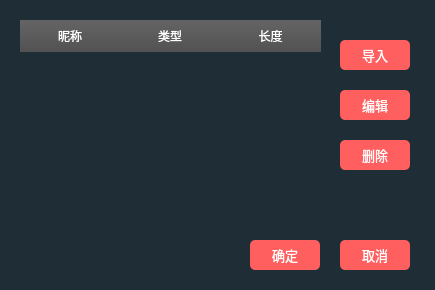
<?xml version="1.0" encoding="UTF-8"?>
<ui version="4.0">
 <class>secretkeywidget</class>
 <widget class="QWidget" name="secretkeywidget">
  <property name="geometry">
   <rect>
    <x>0</x>
    <y>0</y>
    <width>435</width>
    <height>290</height>
   </rect>
  </property>
  <property name="windowTitle">
   <string>选择密钥</string>
  </property>
  <property name="windowIcon">
   <iconset resource="lib.qrc">
    <normaloff>:/lib/wicon_46.png</normaloff>:/lib/wicon_46.png</iconset>
  </property>
  <property name="styleSheet">
   <string notr="true">background-color: rgb(30, 45, 54);
color: rgb(255, 255, 255);</string>
  </property>
  <widget class="QTableWidget" name="tableWidget">
   <property name="geometry">
    <rect>
     <x>20</x>
     <y>20</y>
     <width>301</width>
     <height>201</height>
    </rect>
   </property>
   <property name="font">
    <font>
     <family>OPPOSans B</family>
     <pointsize>10</pointsize>
     <stylestrategy>PreferAntialias</stylestrategy>
    </font>
   </property>
   <property name="focusPolicy">
    <enum>Qt::NoFocus</enum>
   </property>
   <property name="styleSheet">
    <string notr="true">QTableWidget::item:hover{
	background-color:rgba(92,188,227,0)
}
QTableWidget::item:selected{
	background-color:#1B89A1
}

QHeaderView::section,QTableCornerButton:section{
    padding:5px; 
    margin:0px; 
    
	font: 10pt &quot;OPPOSans B&quot;;
	color: rgb(255, 255, 255);
    border:1px solid #242424;
    border-left-width:0px; 
    border-right-width:0px; 
    border-top-width:0px; 
    border-bottom-width:0px;
	background:qlineargradient(spread:pad,x1:0,y1:0,x2:0,y2:1,stop:0 #646464,stop:1 #525252); 
}
QTableWidget{
	border:none;
	background-color: rgb(30, 45, 54);
	color: rgb(255, 255, 255);
}

QScrollBar:vertical {
    width: 10px;
	background-color: rgba(0, 41, 69, 0);
    margin: 0px,0px,0px,0px;
    padding-top: 0px;		/*//隐藏上下的箭头*/
    padding-bottom: 0px;
}
QScrollBar::handle:vertical {
    width: 10px;
	
	background-color: rgb(239, 239, 239);
    /*滚动条两端变成椭圆 */
    border-radius: 2px;
    min-height: 0;
}

QScrollBar::sub-page:vertical {
    
	background-color: rgba(255, 255, 255, 0);
}
QScrollBar::add-page:vertical 
{
    background-color: rgba(255, 255, 255, 0);
}

QScrollBar::add-line:vertical {
	border: none;
    height: 0px;
    subcontrol-position: bottom;
    subcontrol-origin: margin;
}
QScrollBar::sub-line:vertical {
    border: none;
    height: 0px;
    subcontrol-position: top;
    subcontrol-origin: margin;
}

QScrollBar::down-arrow:vertical {
    border:none;
}
QScrollBar::up-arrow:vertical {
    border:none;
}</string>
   </property>
   <property name="horizontalScrollBarPolicy">
    <enum>Qt::ScrollBarAlwaysOff</enum>
   </property>
   <property name="editTriggers">
    <set>QAbstractItemView::NoEditTriggers</set>
   </property>
   <property name="selectionMode">
    <enum>QAbstractItemView::SingleSelection</enum>
   </property>
   <property name="selectionBehavior">
    <enum>QAbstractItemView::SelectRows</enum>
   </property>
   <property name="horizontalScrollMode">
    <enum>QAbstractItemView::ScrollPerItem</enum>
   </property>
   <property name="showGrid">
    <bool>false</bool>
   </property>
   <property name="gridStyle">
    <enum>Qt::NoPen</enum>
   </property>
   <attribute name="horizontalHeaderCascadingSectionResizes">
    <bool>false</bool>
   </attribute>
   <attribute name="horizontalHeaderHighlightSections">
    <bool>false</bool>
   </attribute>
   <attribute name="horizontalHeaderStretchLastSection">
    <bool>true</bool>
   </attribute>
   <attribute name="verticalHeaderVisible">
    <bool>false</bool>
   </attribute>
   <attribute name="verticalHeaderHighlightSections">
    <bool>true</bool>
   </attribute>
   <attribute name="verticalHeaderShowSortIndicator" stdset="0">
    <bool>false</bool>
   </attribute>
   <attribute name="verticalHeaderStretchLastSection">
    <bool>false</bool>
   </attribute>
   <row>
    <property name="text">
     <string>新建行</string>
    </property>
   </row>
   <row>
    <property name="text">
     <string>新建行</string>
    </property>
   </row>
   <row>
    <property name="text">
     <string>新建行</string>
    </property>
   </row>
   <row>
    <property name="text">
     <string>新建行</string>
    </property>
   </row>
   <row>
    <property name="text">
     <string>新建行</string>
    </property>
   </row>
   <column>
    <property name="text">
     <string>昵称</string>
    </property>
   </column>
   <column>
    <property name="text">
     <string>类型</string>
    </property>
   </column>
   <column>
    <property name="text">
     <string>长度</string>
    </property>
   </column>
  </widget>
  <widget class="QToolButton" name="toolButton_input">
   <property name="geometry">
    <rect>
     <x>340</x>
     <y>40</y>
     <width>70</width>
     <height>30</height>
    </rect>
   </property>
   <property name="minimumSize">
    <size>
     <width>70</width>
     <height>30</height>
    </size>
   </property>
   <property name="maximumSize">
    <size>
     <width>70</width>
     <height>30</height>
    </size>
   </property>
   <property name="font">
    <font>
     <family>OPPOSans B</family>
     <pointsize>10</pointsize>
     <stylestrategy>PreferAntialias</stylestrategy>
    </font>
   </property>
   <property name="styleSheet">
    <string notr="true">QToolButton {
	color: rgb(255, 255, 255);
	background-color: rgb(255, 95, 95);
	border-radius: 5px;
}

QToolButton::menu-indicator { 
	image: None;
}

 
QToolButton:hover {
	color: rgb(255, 255, 255);
	background-color: rgb(255, 95, 95);
}</string>
   </property>
   <property name="text">
    <string>导入</string>
   </property>
  </widget>
  <widget class="QToolButton" name="toolButton_edit">
   <property name="geometry">
    <rect>
     <x>340</x>
     <y>90</y>
     <width>70</width>
     <height>30</height>
    </rect>
   </property>
   <property name="minimumSize">
    <size>
     <width>70</width>
     <height>30</height>
    </size>
   </property>
   <property name="maximumSize">
    <size>
     <width>70</width>
     <height>30</height>
    </size>
   </property>
   <property name="font">
    <font>
     <family>OPPOSans B</family>
     <pointsize>10</pointsize>
     <stylestrategy>PreferAntialias</stylestrategy>
    </font>
   </property>
   <property name="styleSheet">
    <string notr="true">QToolButton {
	color: rgb(255, 255, 255);
	background-color: rgb(255, 95, 95);
	border-radius: 5px;
}

QToolButton::menu-indicator { 
	image: None;
}

 
QToolButton:hover {
	color: rgb(255, 255, 255);
	background-color: rgb(255, 95, 95);
}</string>
   </property>
   <property name="text">
    <string>编辑</string>
   </property>
  </widget>
  <widget class="QToolButton" name="toolButton_delete">
   <property name="geometry">
    <rect>
     <x>340</x>
     <y>140</y>
     <width>70</width>
     <height>30</height>
    </rect>
   </property>
   <property name="minimumSize">
    <size>
     <width>70</width>
     <height>30</height>
    </size>
   </property>
   <property name="maximumSize">
    <size>
     <width>70</width>
     <height>30</height>
    </size>
   </property>
   <property name="font">
    <font>
     <family>OPPOSans B</family>
     <pointsize>10</pointsize>
     <stylestrategy>PreferAntialias</stylestrategy>
    </font>
   </property>
   <property name="styleSheet">
    <string notr="true">QToolButton {
	color: rgb(255, 255, 255);
	background-color: rgb(255, 95, 95);
	border-radius: 5px;
}

QToolButton::menu-indicator { 
	image: None;
}

 
QToolButton:hover {
	color: rgb(255, 255, 255);
	background-color: rgb(255, 95, 95);
}</string>
   </property>
   <property name="text">
    <string>删除</string>
   </property>
  </widget>
  <widget class="QToolButton" name="toolButton_ok">
   <property name="geometry">
    <rect>
     <x>250</x>
     <y>240</y>
     <width>70</width>
     <height>30</height>
    </rect>
   </property>
   <property name="minimumSize">
    <size>
     <width>70</width>
     <height>30</height>
    </size>
   </property>
   <property name="maximumSize">
    <size>
     <width>70</width>
     <height>30</height>
    </size>
   </property>
   <property name="font">
    <font>
     <family>OPPOSans B</family>
     <pointsize>10</pointsize>
     <stylestrategy>PreferAntialias</stylestrategy>
    </font>
   </property>
   <property name="styleSheet">
    <string notr="true">QToolButton {
	color: rgb(255, 255, 255);
	background-color: rgb(255, 95, 95);
	border-radius: 5px;
}

QToolButton::menu-indicator { 
	image: None;
}

 
QToolButton:hover {
	color: rgb(255, 255, 255);
	background-color: rgb(255, 95, 95);
}</string>
   </property>
   <property name="text">
    <string>确定</string>
   </property>
  </widget>
  <widget class="QToolButton" name="toolButton_cancel">
   <property name="geometry">
    <rect>
     <x>340</x>
     <y>240</y>
     <width>70</width>
     <height>30</height>
    </rect>
   </property>
   <property name="minimumSize">
    <size>
     <width>70</width>
     <height>30</height>
    </size>
   </property>
   <property name="maximumSize">
    <size>
     <width>70</width>
     <height>30</height>
    </size>
   </property>
   <property name="font">
    <font>
     <family>OPPOSans B</family>
     <pointsize>10</pointsize>
     <stylestrategy>PreferAntialias</stylestrategy>
    </font>
   </property>
   <property name="styleSheet">
    <string notr="true">QToolButton {
	color: rgb(255, 255, 255);
	background-color: rgb(255, 95, 95);
	border-radius: 5px;
}

QToolButton::menu-indicator { 
	image: None;
}

 
QToolButton:hover {
	color: rgb(255, 255, 255);
	background-color: rgb(255, 95, 95);
}</string>
   </property>
   <property name="text">
    <string>取消</string>
   </property>
  </widget>
 </widget>
 <resources>
  <include location="lib.qrc"/>
 </resources>
 <connections/>
</ui>
